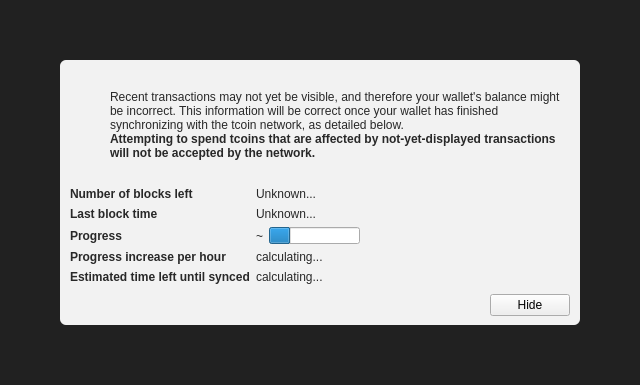
<?xml version="1.0" encoding="UTF-8"?>
<ui version="4.0">
 <class>ModalOverlay</class>
 <widget class="ModalOverlay" name="ModalOverlay">
  <property name="geometry">
   <rect>
    <x>0</x>
    <y>0</y>
    <width>640</width>
    <height>385</height>
   </rect>
  </property>
  <property name="windowTitle">
   <string>Form</string>
  </property>
  <layout class="QVBoxLayout" name="verticalLayout" stretch="0">
   <property name="sizeConstraint">
    <enum>QLayout::SetDefaultConstraint</enum>
   </property>
   <property name="leftMargin">
    <number>0</number>
   </property>
   <property name="topMargin">
    <number>0</number>
   </property>
   <property name="rightMargin">
    <number>0</number>
   </property>
   <property name="bottomMargin">
    <number>0</number>
   </property>
   <item>
    <widget class="QWidget" name="bgWidget" native="true">
     <property name="styleSheet">
      <string notr="true">#bgWidget { background: rgba(0,0,0,220); }</string>
     </property>
     <layout class="QVBoxLayout" name="verticalLayoutMain" stretch="1">
      <property name="leftMargin">
       <number>60</number>
      </property>
      <property name="topMargin">
       <number>60</number>
      </property>
      <property name="rightMargin">
       <number>60</number>
      </property>
      <property name="bottomMargin">
       <number>60</number>
      </property>
      <item>
       <widget class="QWidget" name="contentWidget" native="true">
        <property name="styleSheet">
         <string notr="true">#contentWidget { background: rgba(255,255,255,240); border-radius: 6px; }

QLabel { color: rgb(40,40,40);  }</string>
        </property>
        <layout class="QVBoxLayout" name="verticalLayoutSub" stretch="1,0,0,0">
         <property name="spacing">
          <number>0</number>
         </property>
         <property name="leftMargin">
          <number>10</number>
         </property>
         <property name="topMargin">
          <number>10</number>
         </property>
         <property name="rightMargin">
          <number>10</number>
         </property>
         <property name="bottomMargin">
          <number>10</number>
         </property>
         <item>
          <layout class="QHBoxLayout" name="horizontalLayoutIconText" stretch="0,1">
           <property name="topMargin">
            <number>20</number>
           </property>
           <item>
            <layout class="QVBoxLayout" name="verticalLayoutIcon">
             <property name="leftMargin">
              <number>0</number>
             </property>
             <item>
              <widget class="QPushButton" name="warningIcon">
               <property name="enabled">
                <bool>false</bool>
               </property>
               <property name="text">
                <string/>
               </property>
               <property name="icon">
                <iconset>
                 <normaloff>:/icons/warning</normaloff>
                 <disabledoff>:/icons/warning</disabledoff>:/icons/warning</iconset>
               </property>
               <property name="iconSize">
                <size>
                 <width>48</width>
                 <height>48</height>
                </size>
               </property>
               <property name="flat">
                <bool>true</bool>
               </property>
              </widget>
             </item>
             <item>
              <spacer name="verticalSpacerWarningIcon">
               <property name="orientation">
                <enum>Qt::Vertical</enum>
               </property>
               <property name="sizeHint" stdset="0">
                <size>
                 <width>20</width>
                 <height>40</height>
                </size>
               </property>
              </spacer>
             </item>
            </layout>
           </item>
           <item>
            <layout class="QVBoxLayout" name="verticalLayoutInfoText">
             <property name="leftMargin">
              <number>0</number>
             </property>
             <property name="topMargin">
              <number>0</number>
             </property>
             <item>
              <widget class="QLabel" name="infoText">
               <property name="text">
                <string>Recent transactions may not yet be visible, and therefore your wallet's balance might be incorrect. This information will be correct once your wallet has finished synchronizing with the tcoin network, as detailed below.</string>
               </property>
               <property name="textFormat">
                <enum>Qt::RichText</enum>
               </property>
               <property name="wordWrap">
                <bool>true</bool>
               </property>
              </widget>
             </item>
             <item>
              <widget class="QLabel" name="infoTextStrong">
               <property name="font">
                <font>
                 <weight>75</weight>
                 <bold>true</bold>
                </font>
               </property>
               <property name="text">
                <string>Attempting to spend tcoins that are affected by not-yet-displayed transactions will not be accepted by the network.</string>
               </property>
               <property name="textFormat">
                <enum>Qt::RichText</enum>
               </property>
               <property name="wordWrap">
                <bool>true</bool>
               </property>
              </widget>
             </item>
             <item>
              <spacer name="verticalSpacerInTextSpace">
               <property name="orientation">
                <enum>Qt::Vertical</enum>
               </property>
               <property name="sizeHint" stdset="0">
                <size>
                 <width>20</width>
                 <height>40</height>
                </size>
               </property>
              </spacer>
             </item>
            </layout>
           </item>
          </layout>
         </item>
         <item>
          <spacer name="verticalSpacerAfterText">
           <property name="orientation">
            <enum>Qt::Vertical</enum>
           </property>
           <property name="sizeHint" stdset="0">
            <size>
             <width>20</width>
             <height>40</height>
            </size>
           </property>
          </spacer>
         </item>
         <item>
          <layout class="QFormLayout" name="formLayout">
           <property name="fieldGrowthPolicy">
            <enum>QFormLayout::FieldsStayAtSizeHint</enum>
           </property>
           <property name="horizontalSpacing">
            <number>6</number>
           </property>
           <property name="verticalSpacing">
            <number>6</number>
           </property>
           <property name="topMargin">
            <number>10</number>
           </property>
           <item row="0" column="0">
            <widget class="QLabel" name="labelNumberOfBlocksLeft">
             <property name="font">
              <font>
               <weight>75</weight>
               <bold>true</bold>
              </font>
             </property>
             <property name="text">
              <string>Number of blocks left</string>
             </property>
            </widget>
           </item>
           <item row="0" column="1">
            <widget class="QLabel" name="numberOfBlocksLeft">
             <property name="text">
              <string>Unknown...</string>
             </property>
            </widget>
           </item>
           <item row="1" column="0">
            <widget class="QLabel" name="labelLastBlockTime">
             <property name="font">
              <font>
               <weight>75</weight>
               <bold>true</bold>
              </font>
             </property>
             <property name="text">
              <string>Last block time</string>
             </property>
            </widget>
           </item>
           <item row="1" column="1">
            <widget class="QLabel" name="newestBlockDate">
             <property name="sizePolicy">
              <sizepolicy hsizetype="Maximum" vsizetype="Preferred">
               <horstretch>0</horstretch>
               <verstretch>0</verstretch>
              </sizepolicy>
             </property>
             <property name="text">
              <string>Unknown...</string>
             </property>
            </widget>
           </item>
           <item row="2" column="0">
            <widget class="QLabel" name="labelSyncDone">
             <property name="font">
              <font>
               <weight>75</weight>
               <bold>true</bold>
              </font>
             </property>
             <property name="text">
              <string>Progress</string>
             </property>
            </widget>
           </item>
           <item row="2" column="1">
            <layout class="QHBoxLayout" name="horizontalLayoutSync" stretch="0,1">
             <item>
              <widget class="QLabel" name="percentageProgress">
               <property name="text">
                <string notr="true">~</string>
               </property>
              </widget>
             </item>
             <item>
              <widget class="QProgressBar" name="progressBar">
               <property name="value">
                <number>24</number>
               </property>
               <property name="format">
                <string/>
               </property>
              </widget>
             </item>
            </layout>
           </item>
           <item row="4" column="0">
            <widget class="QLabel" name="labelProgressIncrease">
             <property name="font">
              <font>
               <weight>75</weight>
               <bold>true</bold>
              </font>
             </property>
             <property name="text">
              <string>Progress increase per hour</string>
             </property>
            </widget>
           </item>
           <item row="4" column="1">
            <widget class="QLabel" name="progressIncreasePerH">
             <property name="text">
              <string>calculating...</string>
             </property>
            </widget>
           </item>
           <item row="5" column="0">
            <widget class="QLabel" name="labelEstimatedTimeLeft">
             <property name="font">
              <font>
               <weight>75</weight>
               <bold>true</bold>
              </font>
             </property>
             <property name="text">
              <string>Estimated time left until synced</string>
             </property>
            </widget>
           </item>
           <item row="5" column="1">
            <widget class="QLabel" name="expectedTimeLeft">
             <property name="text">
              <string>calculating...</string>
             </property>
            </widget>
           </item>
          </layout>
         </item>
         <item>
          <layout class="QHBoxLayout" name="horizontalLayoutButtons">
           <property name="leftMargin">
            <number>10</number>
           </property>
           <property name="topMargin">
            <number>10</number>
           </property>
           <item>
            <spacer name="horizontalSpacer">
             <property name="orientation">
              <enum>Qt::Horizontal</enum>
             </property>
             <property name="sizeHint" stdset="0">
              <size>
               <width>40</width>
               <height>20</height>
              </size>
             </property>
            </spacer>
           </item>
           <item>
            <widget class="QPushButton" name="closeButton">
             <property name="text">
              <string>Hide</string>
             </property>
            </widget>
           </item>
          </layout>
         </item>
        </layout>
       </widget>
      </item>
     </layout>
    </widget>
   </item>
  </layout>
 </widget>
 <customwidgets>
  <customwidget>
   <class>ModalOverlay</class>
   <extends>QWidget</extends>
   <header>modaloverlay.h</header>
   <container>1</container>
  </customwidget>
 </customwidgets>
 <resources/>
 <connections/>
</ui>
